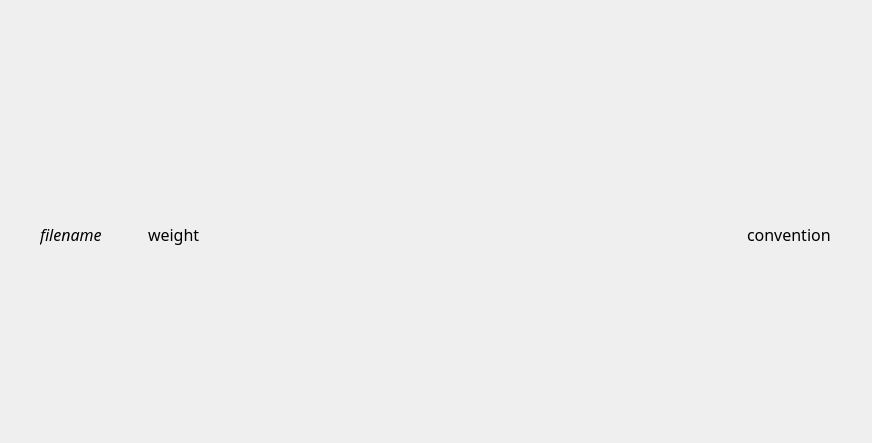
<?xml version="1.0" encoding="UTF-8"?>
<ui version="4.0">
 <class>Form</class>
 <widget class="QWidget" name="Form">
  <property name="geometry">
   <rect>
    <x>0</x>
    <y>0</y>
    <width>872</width>
    <height>443</height>
   </rect>
  </property>
  <property name="windowTitle">
   <string>Form</string>
  </property>
  <widget class="QWidget" name="">
   <property name="geometry">
    <rect>
     <x>40</x>
     <y>220</y>
     <width>791</width>
     <height>29</height>
    </rect>
   </property>
   <layout class="QHBoxLayout" name="horizontalLayout">
    <item>
     <widget class="QLabel" name="label">
      <property name="sizePolicy">
       <sizepolicy hsizetype="Minimum" vsizetype="Minimum">
        <horstretch>0</horstretch>
        <verstretch>0</verstretch>
       </sizepolicy>
      </property>
      <property name="minimumSize">
       <size>
        <width>0</width>
        <height>27</height>
       </size>
      </property>
      <property name="maximumSize">
       <size>
        <width>16777215</width>
        <height>27</height>
       </size>
      </property>
      <property name="font">
       <font>
        <family>Source Sans Pro</family>
        <pointsize>12</pointsize>
        <italic>true</italic>
        <stylestrategy>PreferAntialias</stylestrategy>
        <kerning>true</kerning>
       </font>
      </property>
      <property name="text">
       <string>filename</string>
      </property>
     </widget>
    </item>
    <item>
     <spacer name="horizontalSpacer">
      <property name="orientation">
       <enum>Qt::Horizontal</enum>
      </property>
      <property name="sizeType">
       <enum>QSizePolicy::Fixed</enum>
      </property>
      <property name="sizeHint" stdset="0">
       <size>
        <width>40</width>
        <height>20</height>
       </size>
      </property>
     </spacer>
    </item>
    <item>
     <widget class="QLabel" name="label_2">
      <property name="sizePolicy">
       <sizepolicy hsizetype="Minimum" vsizetype="Minimum">
        <horstretch>0</horstretch>
        <verstretch>0</verstretch>
       </sizepolicy>
      </property>
      <property name="minimumSize">
       <size>
        <width>0</width>
        <height>27</height>
       </size>
      </property>
      <property name="maximumSize">
       <size>
        <width>16777215</width>
        <height>27</height>
       </size>
      </property>
      <property name="font">
       <font>
        <family>Source Sans Pro</family>
        <pointsize>12</pointsize>
        <stylestrategy>PreferAntialias</stylestrategy>
        <kerning>true</kerning>
       </font>
      </property>
      <property name="text">
       <string>weight</string>
      </property>
     </widget>
    </item>
    <item>
     <spacer name="horizontalSpacer_2">
      <property name="orientation">
       <enum>Qt::Horizontal</enum>
      </property>
      <property name="sizeHint" stdset="0">
       <size>
        <width>40</width>
        <height>20</height>
       </size>
      </property>
     </spacer>
    </item>
    <item>
     <widget class="QLabel" name="label_3">
      <property name="sizePolicy">
       <sizepolicy hsizetype="Minimum" vsizetype="Minimum">
        <horstretch>0</horstretch>
        <verstretch>0</verstretch>
       </sizepolicy>
      </property>
      <property name="minimumSize">
       <size>
        <width>0</width>
        <height>27</height>
       </size>
      </property>
      <property name="maximumSize">
       <size>
        <width>16777215</width>
        <height>27</height>
       </size>
      </property>
      <property name="font">
       <font>
        <family>Source Sans Pro</family>
        <pointsize>12</pointsize>
        <stylestrategy>PreferAntialias</stylestrategy>
        <kerning>true</kerning>
       </font>
      </property>
      <property name="text">
       <string>convention</string>
      </property>
     </widget>
    </item>
   </layout>
  </widget>
 </widget>
 <resources/>
 <connections/>
</ui>
